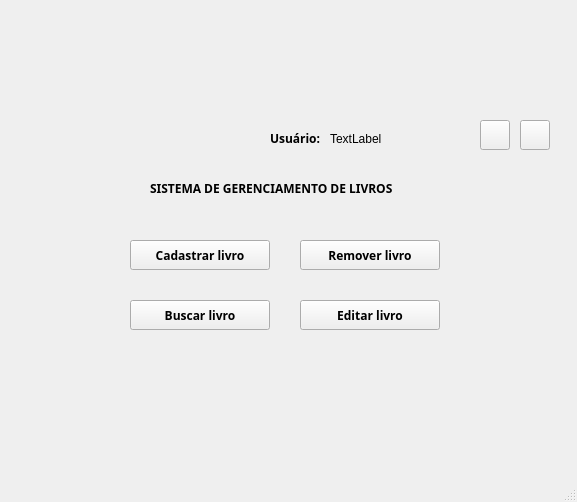
<?xml version="1.0" encoding="UTF-8"?>
<ui version="4.0">
 <class>MainWindow</class>
 <widget class="QMainWindow" name="MainWindow">
  <property name="geometry">
   <rect>
    <x>0</x>
    <y>0</y>
    <width>577</width>
    <height>502</height>
   </rect>
  </property>
  <property name="windowTitle">
   <string>MainWindow</string>
  </property>
  <widget class="QWidget" name="centralwidget">
   <widget class="QLabel" name="label">
    <property name="geometry">
     <rect>
      <x>10</x>
      <y>10</y>
      <width>551</width>
      <height>91</height>
     </rect>
    </property>
    <property name="text">
     <string/>
    </property>
    <property name="pixmap">
     <pixmap>../../../Downloads/sistemasDistribuidos.jpg</pixmap>
    </property>
   </widget>
   <widget class="QLabel" name="label_2">
    <property name="geometry">
     <rect>
      <x>270</x>
      <y>130</y>
      <width>54</width>
      <height>17</height>
     </rect>
    </property>
    <property name="font">
     <font>
      <family>KacstOne</family>
      <weight>75</weight>
      <bold>true</bold>
     </font>
    </property>
    <property name="text">
     <string>Usuário:</string>
    </property>
   </widget>
   <widget class="QLabel" name="label_3">
    <property name="geometry">
     <rect>
      <x>330</x>
      <y>130</y>
      <width>141</width>
      <height>17</height>
     </rect>
    </property>
    <property name="text">
     <string>TextLabel</string>
    </property>
   </widget>
   <widget class="QPushButton" name="pushButton_3">
    <property name="geometry">
     <rect>
      <x>130</x>
      <y>240</y>
      <width>140</width>
      <height>30</height>
     </rect>
    </property>
    <property name="font">
     <font>
      <family>KacstOne</family>
      <weight>75</weight>
      <bold>true</bold>
     </font>
    </property>
    <property name="text">
     <string>Cadastrar livro</string>
    </property>
   </widget>
   <widget class="QPushButton" name="pushButton_4">
    <property name="geometry">
     <rect>
      <x>480</x>
      <y>120</y>
      <width>30</width>
      <height>30</height>
     </rect>
    </property>
    <property name="font">
     <font>
      <family>KacstOne</family>
      <weight>75</weight>
      <bold>true</bold>
     </font>
    </property>
    <property name="text">
     <string/>
    </property>
    <property name="icon">
     <iconset>
      <normaloff>../icons/edit.png</normaloff>../icons/edit.png</iconset>
    </property>
   </widget>
   <widget class="QPushButton" name="pushButton_5">
    <property name="geometry">
     <rect>
      <x>520</x>
      <y>120</y>
      <width>30</width>
      <height>30</height>
     </rect>
    </property>
    <property name="font">
     <font>
      <family>KacstOne</family>
      <weight>75</weight>
      <bold>true</bold>
     </font>
    </property>
    <property name="text">
     <string/>
    </property>
    <property name="icon">
     <iconset>
      <normaloff>../icons/edit.png</normaloff>../icons/edit.png</iconset>
    </property>
   </widget>
   <widget class="QPushButton" name="pushButton_6">
    <property name="geometry">
     <rect>
      <x>300</x>
      <y>240</y>
      <width>140</width>
      <height>30</height>
     </rect>
    </property>
    <property name="font">
     <font>
      <family>KacstOne</family>
      <weight>75</weight>
      <bold>true</bold>
     </font>
    </property>
    <property name="text">
     <string>Remover livro</string>
    </property>
   </widget>
   <widget class="QPushButton" name="pushButton_7">
    <property name="geometry">
     <rect>
      <x>130</x>
      <y>300</y>
      <width>140</width>
      <height>30</height>
     </rect>
    </property>
    <property name="font">
     <font>
      <family>KacstOne</family>
      <weight>75</weight>
      <bold>true</bold>
     </font>
    </property>
    <property name="text">
     <string>Buscar livro</string>
    </property>
   </widget>
   <widget class="QPushButton" name="pushButton_8">
    <property name="geometry">
     <rect>
      <x>300</x>
      <y>300</y>
      <width>140</width>
      <height>30</height>
     </rect>
    </property>
    <property name="font">
     <font>
      <family>KacstOne</family>
      <weight>75</weight>
      <bold>true</bold>
     </font>
    </property>
    <property name="text">
     <string>Editar livro</string>
    </property>
   </widget>
   <widget class="QLabel" name="label_4">
    <property name="geometry">
     <rect>
      <x>150</x>
      <y>180</y>
      <width>301</width>
      <height>17</height>
     </rect>
    </property>
    <property name="font">
     <font>
      <family>KacstOne</family>
      <weight>75</weight>
      <bold>true</bold>
     </font>
    </property>
    <property name="text">
     <string>SISTEMA DE GERENCIAMENTO DE LIVROS</string>
    </property>
   </widget>
  </widget>
  <widget class="QMenuBar" name="menubar">
   <property name="geometry">
    <rect>
     <x>0</x>
     <y>0</y>
     <width>577</width>
     <height>25</height>
    </rect>
   </property>
  </widget>
  <widget class="QStatusBar" name="statusbar"/>
 </widget>
 <resources/>
 <connections/>
</ui>
